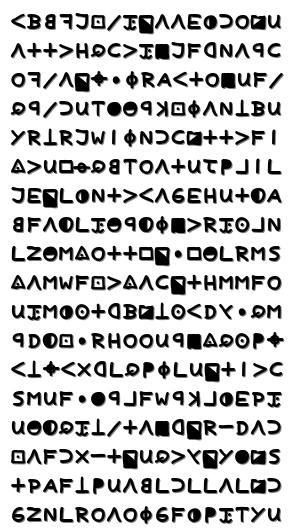
#> input picture Z340_examples/Z340_test1.png, 298 x 530 px
$ python -i extract_symbols.py   (imports and definitions only)
#> lines starting #> are read from the running program, lines starting #| are printed output that depends on the picture; after the words box and inside, x2 and y2 are one past the last pixel; in counts of white or black regions, pixels touching at a corner belong together
import cv2
import os
import numpy as np

def extract_symbols(image_input, output_folder='symboles_extraits'):
    """
    Extrait les symboles d'une image et les sauvegarde dans un dossier.

    :param image_input: Chemin de l'image (str) ou image déjà chargée (numpy.ndarray).
    :param output_folder: Dossier de sortie pour les symboles extraits.
    """
#> called with image_input = 'Z340_examples/Z340_test1.png', output_folder = 'symboles_extraits'
    # Vérifier si l'entrée est un chemin (str) ou une image déjà chargée (numpy.ndarray)
    if isinstance(image_input, str):
        # Si c'est un chemin, charger l'image
        image = cv2.imread(image_input)
#> image is the input picture: shape (530, 298, 3); min 0, max 255, mean 200.7
        if image is None:
            print(f"Erreur: Impossible de charger l'image à partir de {image_input}. Vérifiez le chemin.")
            return
    elif isinstance(image_input, np.ndarray):
        # Si c'est une image déjà chargée, l'utiliser directement
        image = image_input
    else:
        print("Erreur: L'entrée doit être un chemin d'image (str) ou une image déjà chargée (numpy.ndarray).")
        return

    # Le reste du code reste inchangé
    gray = cv2.cvtColor(image, cv2.COLOR_BGR2GRAY)
    _, binary = cv2.threshold(gray, 128, 255, cv2.THRESH_BINARY_INV)
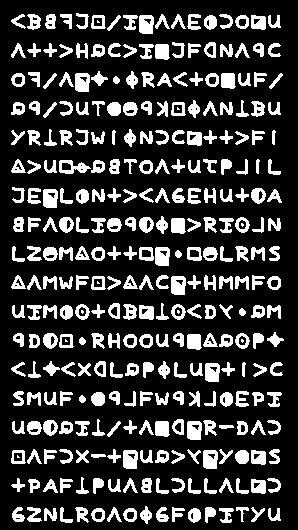
#> binary: shape (530, 298); 21.5% white; 314 white regions (9 under 20 px)
    contours, _ = cv2.findContours(binary, cv2.RETR_EXTERNAL, cv2.CHAIN_APPROX_SIMPLE)
#> contours = 305 contours; largest, box (x1, y1, x2, y2) and area: (59, 160, 91, 174) 254, (203, 450, 218, 469) 238, (123, 450, 138, 469) 238, (187, 421, 202, 440) 238, (205, 363, 220, 382) 238

    def sort_contours(contours):
        bounding_boxes = [cv2.boundingRect(c) for c in contours]
#> bounding_boxes = 305 items, first 6: (268, 508, 13, 13), (219, 508, 15, 15), (188, 508, 13, 15), (123, 508, 14, 14), (91, 508, 14, 14), (44, 508, 13, 13)
        y_tolerance = 20
        sorted_with_y = sorted(zip(contours, bounding_boxes), key=lambda b: b[1][1])
#> sorted_with_y = 305 items
        lines = []
        current_line = [sorted_with_y[0]]

        for item in sorted_with_y[1:]:
            _, (_, y, _, _) = item
            _, (_, prev_y, _, _) = current_line[-1]

            if abs(y - prev_y) <= y_tolerance:
                current_line.append(item)
            else:
                lines.append(current_line)
                current_line = [item]
#> this loop made 304 passes
#> (y, prev_y) on passes 1 to 3: (14, 13), (14, 14), (14, 14)
#> after the loop, lines = 17 items

        if current_line:
            lines.append(current_line)
        final_contours = []
        final_boxes = []

        for line in lines:
            sorted_line = sorted(line, key=lambda b: b[1][0])
            for contour, box in sorted_line:
                final_contours.append(contour)
                final_boxes.append(box)
#> this loop made 18 passes
#> after the loop, final_boxes = 305 items, first 6: (11, 14, 15, 15), (27, 14, 14, 16), (45, 14, 11, 15), (60, 14, 12, 15), (76, 13, 13, 16), (91, 15, 15, 14); final_contours = 305 contours; largest, box (x1, y1, x2, y2) and area: (59, 160, 91, 174) 254, (139, 15, 154, 34) 238, (75, 73, 90, 92) 238, (43, 189, 58, 208) 238, (155, 247, 170, 266) 238

        return final_contours, final_boxes

    contours, bounding_boxes = sort_contours(contours)
#> contours has the same summary as final_contours in sort_contours; bounding_boxes has the same summary as final_boxes in sort_contours

    os.makedirs(output_folder, exist_ok=True)

    for i, (contour, (x, y, w, h)) in enumerate(zip(contours, bounding_boxes)):
        symbol = image[y:y+h, x:x+w]
        symbol_path = os.path.join(output_folder, f'symbole_{i + 1}.png')
        cv2.imwrite(symbol_path, symbol)

        print(f"Symbole {i + 1} sauvegardé : {symbol_path}")
#> this loop made 305 passes
#| Symbole 1 sauvegardé : symboles_extraits/symbole_1.png
#| Symbole 2 sauvegardé : symboles_extraits/symbole_2.png
#| Symbole 3 sauvegardé : symboles_extraits/symbole_3.png
#| Symbole 4 sauvegardé : symboles_extraits/symbole_4.png
#| Symbole 5 sauvegardé : symboles_extraits/symbole_5.png
#| Symbole 6 sauvegardé : symboles_extraits/symbole_6.png
#| Symbole 7 sauvegardé : symboles_extraits/symbole_7.png
#| Symbole 8 sauvegardé : symboles_extraits/symbole_8.png
#> (further printed lines are left out)

>>> result = extract_symbols('Z340_examples/Z340_test1.png')

$ run again, on Z340_examples/Z340_test2.png
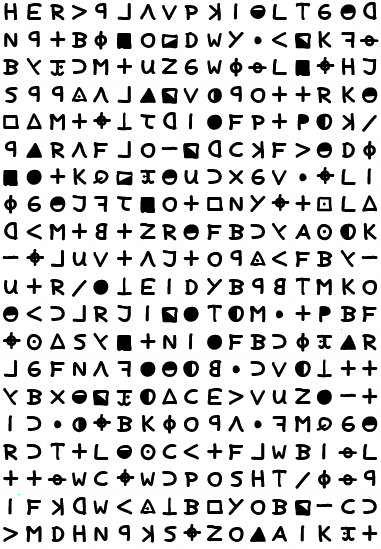
#> input picture Z340_examples/Z340_test2.png, 381 x 549 px
#> in extract_symbols, image is the input picture: shape (549, 381, 3); mean B, G, R 209.7, 209.7, 209.7
#> in extract_symbols, `_, binary = cv2.threshold(gray, 128, 255, cv2.THRESH_BINARY_INV)`:
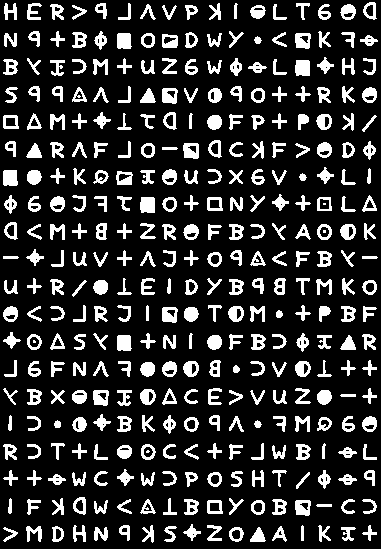
#> binary: shape (549, 381); 18% white; 344 white regions (4 under 20 px)
#> in extract_symbols, `contours, _ = cv2.findContours(binary, cv2.RETR_EXTERNAL, cv2.CHAIN_AP..`: contours = 340 contours; largest, box (x1, y1, x2, y2) and area: (183, 143, 199, 159) 206, (162, 307, 178, 323) 202, (162, 88, 178, 104) 202, (295, 500, 311, 516) 200, (93, 390, 109, 406) 200
#> in sort_contours, `bounding_boxes = [cv2.boundingRect(c) for c in contours]`: bounding_boxes = 340 items, first 6: (341, 527, 15, 14), (250, 527, 16, 15), (229, 527, 15, 15), (94, 527, 14, 14), (3, 527, 15, 15), (272, 526, 15, 16)
#> sorted_with_y = 340 items
#> the loop in sort_contours, `for item in sorted_with_y[1:]:` made 339 passes
#> (y, prev_y) on passes 1 to 3: (3, 2), (3, 3), (3, 3)
#> after the loop in sort_contours, `for item in sorted_with_y[1:]:`: lines = 16 items
#> the loop in sort_contours, `for line in lines:` made 17 passes
#> after the loop in sort_contours, `for line in lines:`: final_boxes = 340 items, first 6: (4, 3, 13, 17), (27, 3, 15, 17), (50, 4, 14, 16), (72, 5, 15, 15), (95, 3, 12, 16), (118, 3, 13, 17); final_contours = 340 contours; largest, box (x1, y1, x2, y2) and area: (183, 143, 199, 159) 206, (162, 88, 178, 104) 202, (162, 307, 178, 323) 202, (295, 33, 311, 49) 200, (93, 390, 109, 406) 200
#> in extract_symbols, `contours, bounding_boxes = sort_contours(contours)`: contours has the same summary as final_contours in sort_contours; bounding_boxes has the same summary as final_boxes in sort_contours
#> the loop in extract_symbols, `for i, (contour, (x, y, w, h)) in enumerate(zip(contours, bounding_box..` made 340 passes
#> (printed output is left out)

$ run again, on Z340_examples/Z340_test3.png
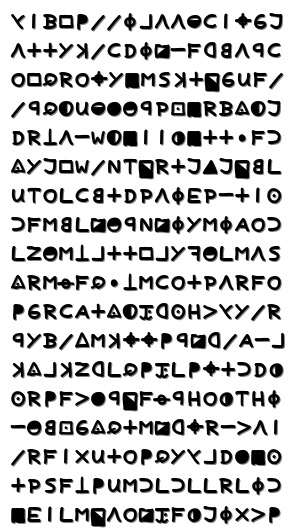
#> input picture Z340_examples/Z340_test3.png, 298 x 530 px
#> in extract_symbols, image is the input picture: shape (530, 298, 3); min 0, max 255, mean 201.6
#> in extract_symbols, `_, binary = cv2.threshold(gray, 128, 255, cv2.THRESH_BINARY_INV)`:
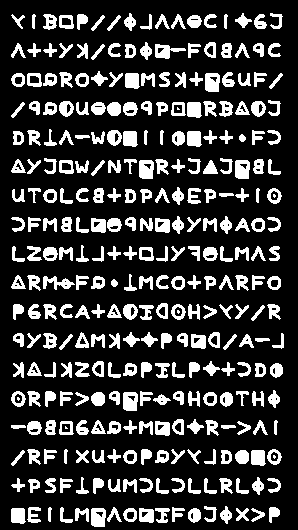
#> binary: shape (530, 298); 21.1% white; 310 white regions (6 under 20 px)
#> in extract_symbols, `contours, _ = cv2.findContours(binary, cv2.RETR_EXTERNAL, cv2.CHAIN_AP..`: contours = 304 contours; largest, box (x1, y1, x2, y2) and area: (91, 508, 106, 527) 238, (123, 392, 138, 411) 238, (235, 160, 250, 179) 238, (139, 160, 154, 179) 238, (205, 73, 220, 92) 238
#> in sort_contours, `bounding_boxes = [cv2.boundingRect(c) for c in contours]`: bounding_boxes = 304 items, first 6: (251, 508, 14, 14), (236, 508, 13, 13), (188, 508, 13, 15), (155, 508, 15, 15), (139, 508, 15, 15), (123, 508, 14, 14)
#> sorted_with_y = 304 items
#> the loop in sort_contours, `for item in sorted_with_y[1:]:` made 303 passes
#> (y, prev_y) on passes 1 to 3: (13, 13), (13, 13), (14, 13)
#> after the loop in sort_contours, `for item in sorted_with_y[1:]:`: lines = 17 items
#> the loop in sort_contours, `for line in lines:` made 18 passes
#> after the loop in sort_contours, `for line in lines:`: final_boxes = 304 items, first 6: (11, 14, 14, 15), (32, 14, 4, 15), (43, 14, 14, 16), (59, 15, 15, 14), (77, 14, 11, 16), (91, 15, 14, 16); final_contours = 304 contours; largest, box (x1, y1, x2, y2) and area: (205, 73, 220, 92) 238, (139, 160, 154, 179) 238, (235, 160, 250, 179) 238, (123, 392, 138, 411) 238, (91, 508, 106, 527) 238
#> in extract_symbols, `contours, bounding_boxes = sort_contours(contours)`: contours has the same summary as final_contours in sort_contours; bounding_boxes has the same summary as final_boxes in sort_contours
#> the loop in extract_symbols, `for i, (contour, (x, y, w, h)) in enumerate(zip(contours, bounding_box..` made 304 passes
#> (printed output is left out)

$ run again, on Z340_examples/Z340_test4.png
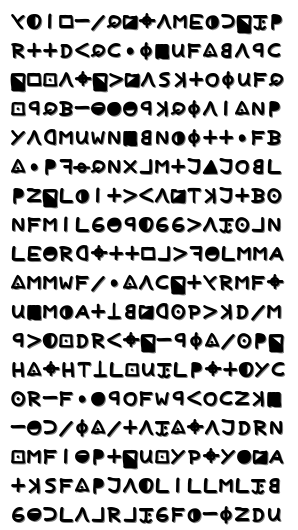
#> input picture Z340_examples/Z340_test4.png, 298 x 530 px
#> in extract_symbols, image is the input picture: shape (530, 298, 3); min 0, max 255, mean 200.8
#> in extract_symbols, `_, binary = cv2.threshold(gray, 128, 255, cv2.THRESH_BINARY_INV)`:
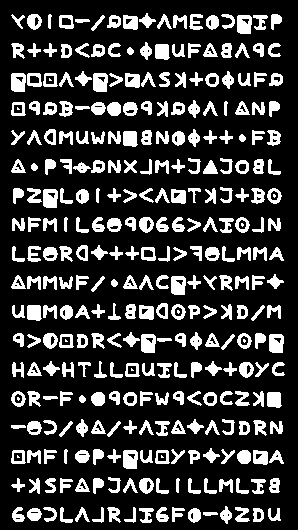
#> binary: shape (530, 298); 21.5% white; 317 white regions (11 under 20 px)
#> in extract_symbols, `contours, _ = cv2.findContours(binary, cv2.RETR_EXTERNAL, cv2.CHAIN_AP..`: contours = 306 contours; largest, box (x1, y1, x2, y2) and area: (123, 450, 138, 469) 238, (269, 334, 284, 353) 238, (141, 334, 156, 353) 238, (171, 276, 186, 295) 238, (43, 189, 58, 208) 238
#> in sort_contours, `bounding_boxes = [cv2.boundingRect(c) for c in contours]`: bounding_boxes = 306 items, first 6: (203, 512, 15, 4), (268, 508, 13, 13), (253, 508, 11, 14), (188, 508, 13, 15), (139, 508, 15, 15), (27, 508, 15, 13)
#> sorted_with_y = 306 items
#> the loop in sort_contours, `for item in sorted_with_y[1:]:` made 305 passes
#> (y, prev_y) on passes 1 to 3: (14, 13), (14, 14), (14, 14)
#> after the loop in sort_contours, `for item in sorted_with_y[1:]:`: lines = 17 items
#> the loop in sort_contours, `for line in lines:` made 18 passes
#> after the loop in sort_contours, `for line in lines:`: final_boxes = 306 items, first 6: (11, 14, 14, 15), (27, 14, 15, 16), (48, 14, 4, 15), (59, 15, 15, 14), (75, 19, 15, 4), (91, 15, 14, 16); final_contours = 306 contours; largest, box (x1, y1, x2, y2) and area: (237, 15, 252, 34) 238, (11, 73, 26, 92) 238, (93, 73, 108, 92) 238, (43, 189, 58, 208) 238, (171, 276, 186, 295) 238
#> in extract_symbols, `contours, bounding_boxes = sort_contours(contours)`: contours has the same summary as final_contours in sort_contours; bounding_boxes has the same summary as final_boxes in sort_contours
#> the loop in extract_symbols, `for i, (contour, (x, y, w, h)) in enumerate(zip(contours, bounding_box..` made 306 passes
#> (printed output is left out)
